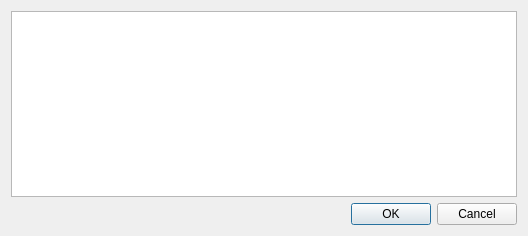
<?xml version="1.0" encoding="UTF-8"?>
<ui version="4.0">
 <class>DialogThreads</class>
 <widget class="QDialog" name="DialogThreads">
  <property name="geometry">
   <rect>
    <x>0</x>
    <y>0</y>
    <width>528</width>
    <height>236</height>
   </rect>
  </property>
  <property name="windowTitle">
   <string>Threads</string>
  </property>
  <layout class="QGridLayout" name="gridLayout">
   <item row="1" column="0">
    <widget class="QDialogButtonBox" name="button_box">
     <property name="orientation">
      <enum>Qt::Horizontal</enum>
     </property>
     <property name="standardButtons">
      <set>QDialogButtonBox::Cancel|QDialogButtonBox::Ok</set>
     </property>
    </widget>
   </item>
   <item row="0" column="0">
    <widget class="QTableView" name="thread_table">
     <property name="editTriggers">
      <set>QAbstractItemView::NoEditTriggers</set>
     </property>
     <property name="alternatingRowColors">
      <bool>true</bool>
     </property>
     <property name="selectionMode">
      <enum>QAbstractItemView::SingleSelection</enum>
     </property>
     <property name="selectionBehavior">
      <enum>QAbstractItemView::SelectRows</enum>
     </property>
     <property name="sortingEnabled">
      <bool>true</bool>
     </property>
     <attribute name="horizontalHeaderStretchLastSection">
      <bool>true</bool>
     </attribute>
     <attribute name="verticalHeaderVisible">
      <bool>false</bool>
     </attribute>
    </widget>
   </item>
  </layout>
 </widget>
 <resources/>
 <connections>
  <connection>
   <sender>button_box</sender>
   <signal>accepted()</signal>
   <receiver>DialogThreads</receiver>
   <slot>accept()</slot>
   <hints>
    <hint type="sourcelabel">
     <x>252</x>
     <y>345</y>
    </hint>
    <hint type="destinationlabel">
     <x>157</x>
     <y>274</y>
    </hint>
   </hints>
  </connection>
  <connection>
   <sender>button_box</sender>
   <signal>rejected()</signal>
   <receiver>DialogThreads</receiver>
   <slot>reject()</slot>
   <hints>
    <hint type="sourcelabel">
     <x>320</x>
     <y>345</y>
    </hint>
    <hint type="destinationlabel">
     <x>286</x>
     <y>274</y>
    </hint>
   </hints>
  </connection>
 </connections>
</ui>
